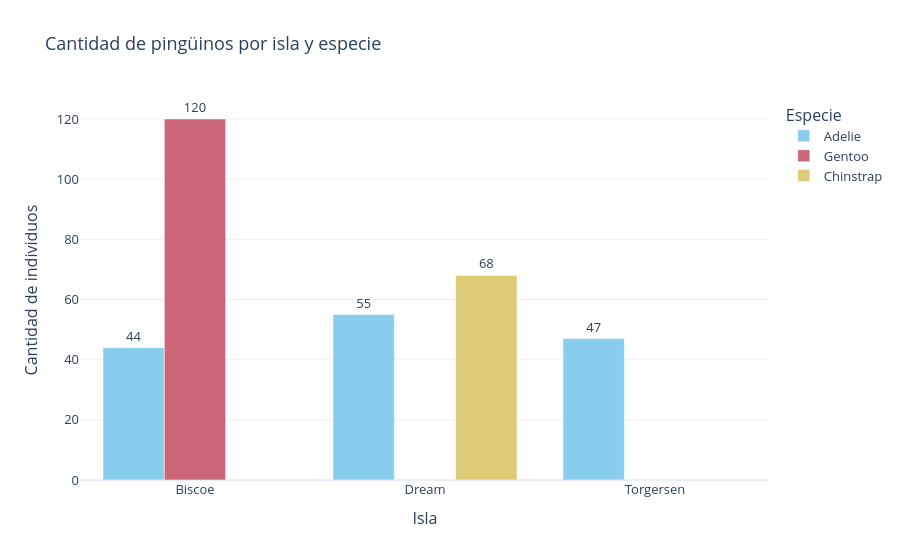

Write notebook code for a chart like this one.
### Code cell
conteo = df.groupby(["island", "species"]).size().reset_index(name="cantidad")

fig4 = px.bar(
    conteo,
    x="island",
    y="cantidad",
    color="species",
    barmode="group",
    text="cantidad",
    title="Cantidad de pingüinos por isla y especie",
    labels={
        "island": "Isla",
        "cantidad": "Cantidad de individuos",
        "species": "Especie"
    },
    template="plotly_white",
    color_discrete_sequence=px.colors.qualitative.Safe
)

fig4.update_traces(textposition="outside")
fig4.update_layout(font=dict(size=13))
fig4.show()

### Figure 1 — Plotly figure (JSON) as saved in the notebook; plotly's stock layout.template omitted (floating-point values rounded to 4 significant figures)
{"data": [{"alignmentgroup": "True", "hovertemplate": "Especie=Adelie<br>Isla=%{x}<br>Cantidad de individuos=%{text}<extra></extra>", "legendgroup": "Adelie", "marker": {"color": "rgb(136, 204, 238)", "pattern": {"shape": ""}}, "name": "Adelie", "offsetgroup": "Adelie", "orientation": "v", "showlegend": true, "text": [44.0, 55.0, 47.0], "textposition": "outside", "type": "bar", "x": ["Biscoe", "Dream", "Torgersen"], "xaxis": "x", "y": [44, 55, 47], "yaxis": "y"}, {"alignmentgroup": "True", "hovertemplate": "Especie=Gentoo<br>Isla=%{x}<br>Cantidad de individuos=%{text}<extra></extra>", "legendgroup": "Gentoo", "marker": {"color": "rgb(204, 102, 119)", "pattern": {"shape": ""}}, "name": "Gentoo", "offsetgroup": "Gentoo", "orientation": "v", "showlegend": true, "text": [120.0], "textposition": "outside", "type": "bar", "x": ["Biscoe"], "xaxis": "x", "y": [120], "yaxis": "y"}, {"alignmentgroup": "True", "hovertemplate": "Especie=Chinstrap<br>Isla=%{x}<br>Cantidad de individuos=%{text}<extra></extra>", "legendgroup": "Chinstrap", "marker": {"color": "rgb(221, 204, 119)", "pattern": {"shape": ""}}, "name": "Chinstrap", "offsetgroup": "Chinstrap", "orientation": "v", "showlegend": true, "text": [68.0], "textposition": "outside", "type": "bar", "x": ["Dream"], "xaxis": "x", "y": [68], "yaxis": "y"}], "layout": {"barmode": "group", "font": {"size": 13}, "legend": {"title": {"text": "Especie"}, "tracegroupgap": 0}, "title": {"text": "Cantidad de pingüinos por isla y especie"}, "xaxis": {"anchor": "y", "domain": [0, 1], "title": {"text": "Isla"}}, "yaxis": {"anchor": "x", "domain": [0, 1], "title": {"text": "Cantidad de individuos"}}}}
